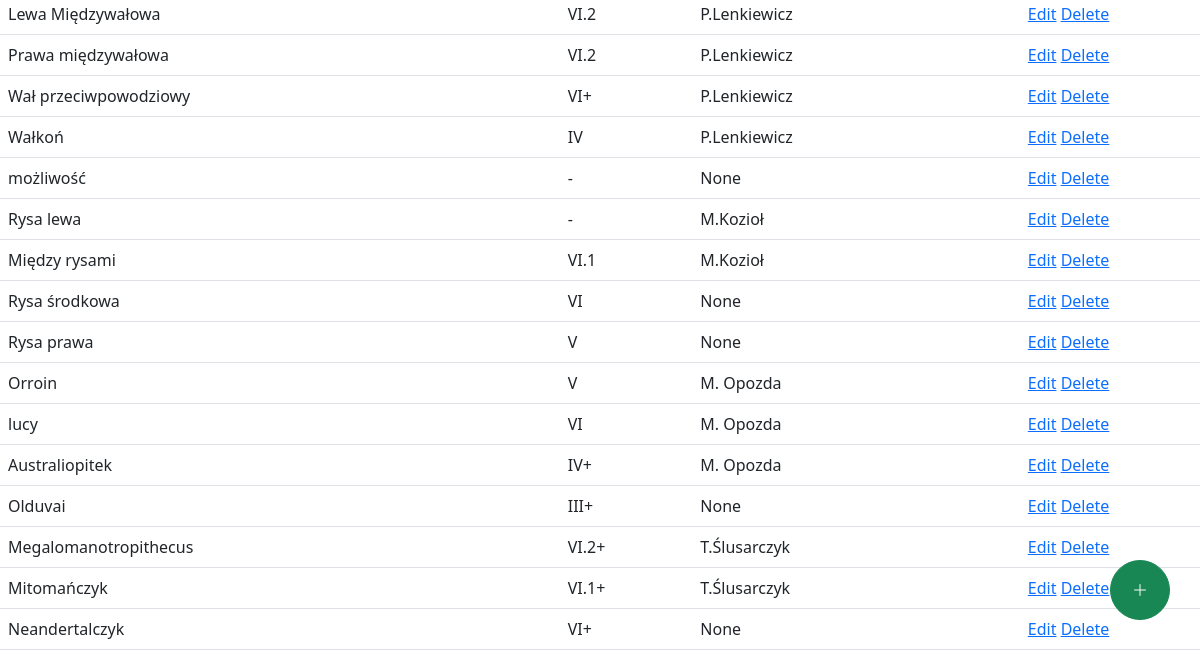
/routes (signed in, lower part), run on an earlier commit of the app's database.
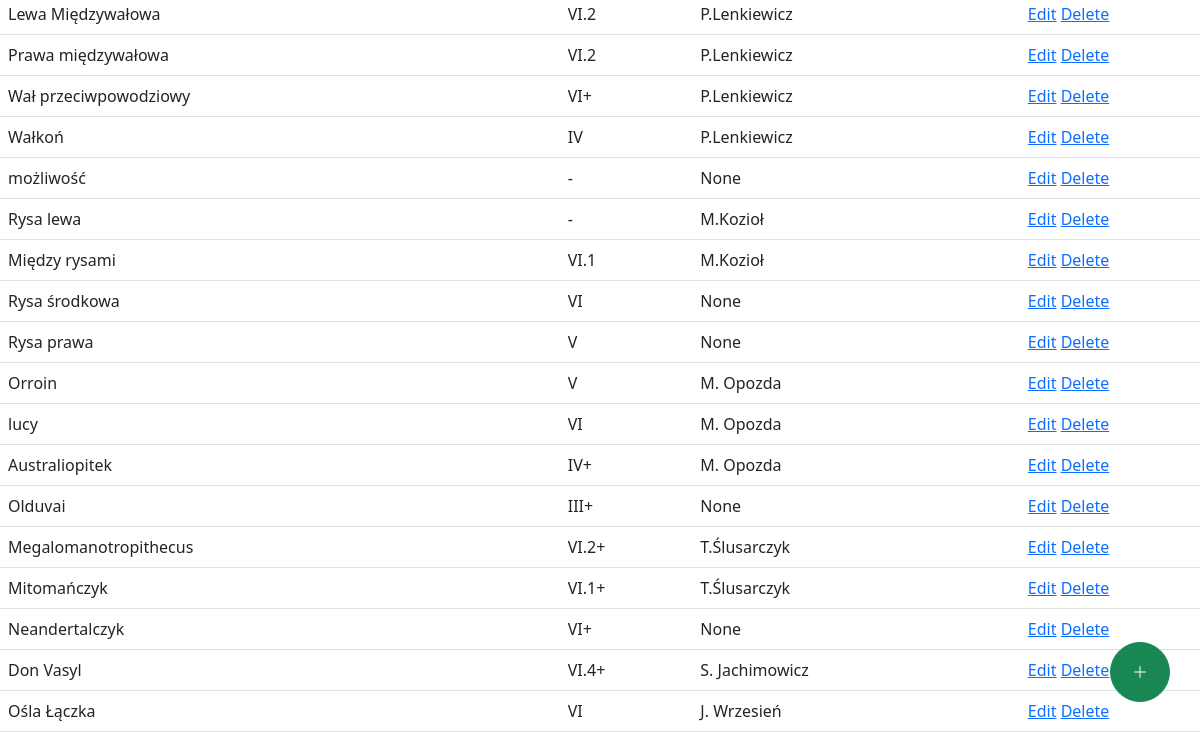
And on a later commit of the database.
### climbing_website/models.py (models this page shows, shortened)
class Route(models.Model):
    route_number = models.IntegerField()
    rout_name = models.CharField(max_length=100)
    grades = models.CharField(max_length=5)
    autor = models.CharField(max_length=100, null=True, blank=True)
    number_of_glued = models.IntegerField(null=True, blank=True)
    trad = models.BooleanField()
    description = models.CharField(max_length=250, null=True, blank=True)
    rock = models.ForeignKey(Rock, on_delete=CASCADE, related_name="routes")

### climbing_website/views_admin.py (the view)
# urls.py: path("routes", views_admin.RouteListView.as_view(), name="routes"),
@admin_required
class RouteListView(LoginRequiredMixin, ListView):
    model = Route
    context_object_name = "routes"
    template_name = "climbing_website/routes.html"

### climbing_website/templates/climbing_website/routes.html (shortened to what this page needs)
{% extends "climbing_website/base.html" %}
{% block content %}
{% if user.is_superuser %}
<a href="{% url 'create_route' %}" class="floating-button"><button class="btn btn-success"><i class="bi bi-plus-lg"></i></button></a>
{% endif %}
<table class="table">
    <tbody>
    {% for route in routes %}
        <tr>
            <td>  {{ route.rout_name }}</td>
            <td>   {{ route.grades }}</td>
            <td>   {{ route.autor }}</td>
            <td>
                       <a href="{% url 'update_route' pk=route.id %}">Edit</a>
        <a href="{% url 'delete_route' pk=route.id %}">Delete</a>
            </td>
        </tr>
     {% endfor %}
    </tbody>
</table>
{% endblock %}

What changed in the data, as far as the page shows it:
added Route: rout_name "Don Vasyl", grades "VI.4+", autor "S. Jachimowicz"
added Route: rout_name "Ośla Łączka", grades "VI", autor "J. Wrzesień"
